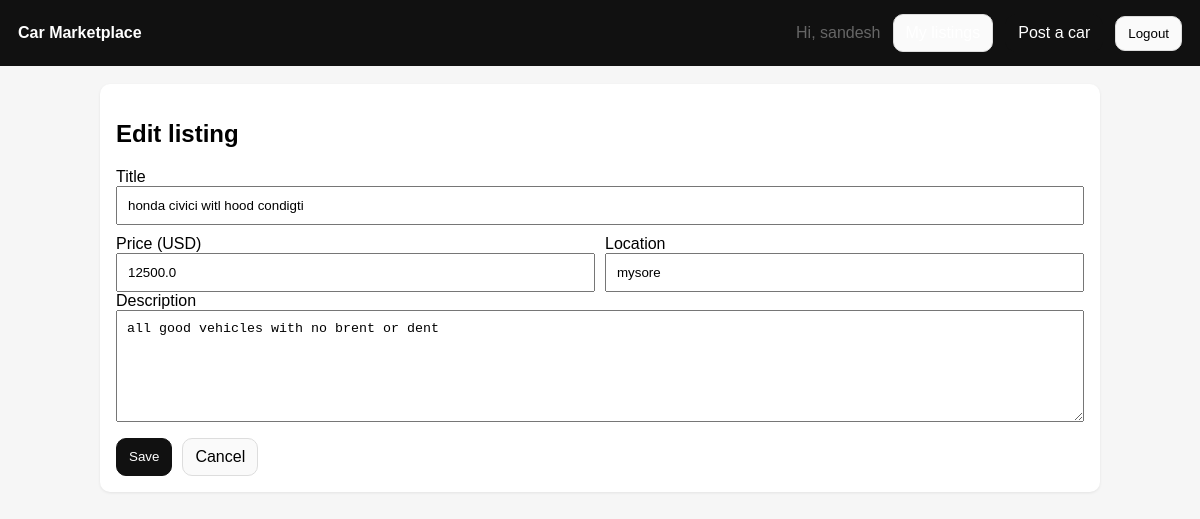
Page /listings/1/edit (signed in) on the committed database.
### tables this page shows
CREATE TABLE users (
            id INTEGER PRIMARY KEY AUTOINCREMENT,
            name TEXT NOT NULL,
            email TEXT NOT NULL UNIQUE,
            password_hash TEXT NOT NULL,
            created_at TEXT NOT NULL
        );

CREATE TABLE listings (
            id INTEGER PRIMARY KEY AUTOINCREMENT,
            user_id INTEGER NOT NULL,
            title TEXT NOT NULL,
            make TEXT NOT NULL,
            model TEXT NOT NULL,
            year INTEGER NOT NULL,
            mileage INTEGER NOT NULL,
            price_cents INTEGER NOT NULL,
            currency TEXT NOT NULL DEFAULT 'USD',
            location TEXT NOT NULL,
            description TEXT NOT NULL,
            status TEXT NOT NULL DEFAULT 'ACTIVE',  -- ACTIVE or SOLD
            created_at TEXT NOT NULL,
            updated_at TEXT NOT NULL,
            FOREIGN KEY (user_id) REFERENCES users(id) ON DELETE CASCADE
        );

### app.py (the view)
@app.get("/listings/<int:listing_id>/edit")
@login_required
def edit_listing(listing_id: int):
    listing = _get_listing_owned_or_404(listing_id)
    return render_template("edit_listing.html", listing=listing)

### app.py (called while the page is built)
def get_db() -> sqlite3.Connection:
    if "db" not in g:
        conn = sqlite3.connect(DB_PATH)
        conn.row_factory = sqlite3.Row
        conn.execute("PRAGMA foreign_keys = ON;")
        g.db = conn
    return g.db

@app.before_request
def _ensure_db():
    init_db()

def login_required(view):
    @wraps(view)
    def wrapped(*args, **kwargs):
        if "user_id" not in session:
            flash("Please log in to continue.", "warning")
            return redirect(url_for("login", next=request.path))
        return view(*args, **kwargs)
    return wrapped

def current_user():
    uid = session.get("user_id")
    if not uid:
        return None
    db = get_db()
    return db.execute("SELECT id, name, email FROM users WHERE id = ?", (uid,)).fetchone()

@app.context_processor
def inject_user():
    return {"current_user": current_user()}

def _get_listing_owned_or_404(listing_id: int):
    user = current_user()
    assert user is not None
    db = get_db()
    listing = db.execute(
        "SELECT * FROM listings WHERE id = ? AND user_id = ?",
        (listing_id, int(user["id"])),
    ).fetchone()
    if not listing:
        abort(404)
    return listing

### templates/edit_listing.html
{% extends "base.html" %}
{% block content %}
  <div class="card">
    <h2>Edit listing</h2>
    <form method="post" action="{{ url_for('edit_listing_post', listing_id=listing['id']) }}">
      <label>Title</label>
      <input name="title" value="{{ listing['title'] }}" required />
      <div class="row" style="margin-top:10px;">
        <div>
          <label>Price (USD)</label>
          <input name="price" value="{{ (listing['price_cents'] / 100) | round(2) }}" required />
        </div>
        <div>
          <label>Location</label>
          <input name="location" value="{{ listing['location'] }}" required />
        </div>
      </div>
      <label style="margin-top:10px;">Description</label>
      <textarea name="description" rows="6" required>{{ listing["description"] }}</textarea>
      <div style="margin-top:12px; display:flex; gap:10px; flex-wrap:wrap;">
        <button type="submit" class="btn primary" style="width:auto;">Save</button>
        <a class="btn" href="{{ url_for('my_listings') }}">Cancel</a>
      </div>
    </form>
  </div>
{% endblock %}

### templates/base.html (shortened to what this page needs)
<!doctype html>
<html lang="en">
<head>
</head>
<body>
<header>
  <div>
    <a href="{{ url_for('index') }}" style="text-decoration:none;"><strong>Car Marketplace</strong></a>
  </div>
  <div class="nav">
    {% if current_user %}
      <span class="muted">Hi, {{ current_user["name"] }}</span>
      <a class="btn" href="{{ url_for('my_listings') }}">My listings</a>
      <a class="btn primary" href="{{ url_for('new_listing') }}">Post a car</a>
      <form method="post" action="{{ url_for('logout') }}">
        <button class="btn" type="submit">Logout</button>
      </form>
    {% else %}
      <a class="btn" href="{{ url_for('login') }}">Login</a>
      <a class="btn primary" href="{{ url_for('register') }}">Register</a>
    {% endif %}
  </div>
</header>
<div class="container">
  {% block content %}{% endblock %}
</div>
</body>
</html>

### templates/base.html (style rules this page uses)
body { font-family: Arial, sans-serif; margin: 0; background: #f6f6f6; }
header { background: #111; color: #fff; padding: 14px 18px; display:flex; justify-content:space-between; align-items:center; }
a { color: inherit; }
.container { max-width: 1000px; margin: 18px auto; padding: 0 18px; }
.card { background:#fff; padding:16px; border-radius:10px; box-shadow:0 1px 3px rgba(0,0,0,.08); margin-bottom:14px; }
.row { display:flex; gap: 10px; flex-wrap:wrap; }
.row > * { flex: 1 1 180px; }
input, textarea, button { width:100%; padding:10px; box-sizing:border-box; }
button { cursor:pointer; }
.nav { display:flex; gap:12px; align-items:center; }
.nav form { margin:0; }
.muted { color:#666; }
.btn { display:inline-block; padding:9px 12px; border-radius:10px; border:1px solid #ddd; background:#fafafa; text-decoration:none; }
.btn.primary { background:#111; color:#fff; border-color:#111; }

### rows in the picture
users: name "sandesh"
listings: title "honda civici witl hood condigti", price "12500.0", location "mysore", description "all good vehicles with no brent or dent"
